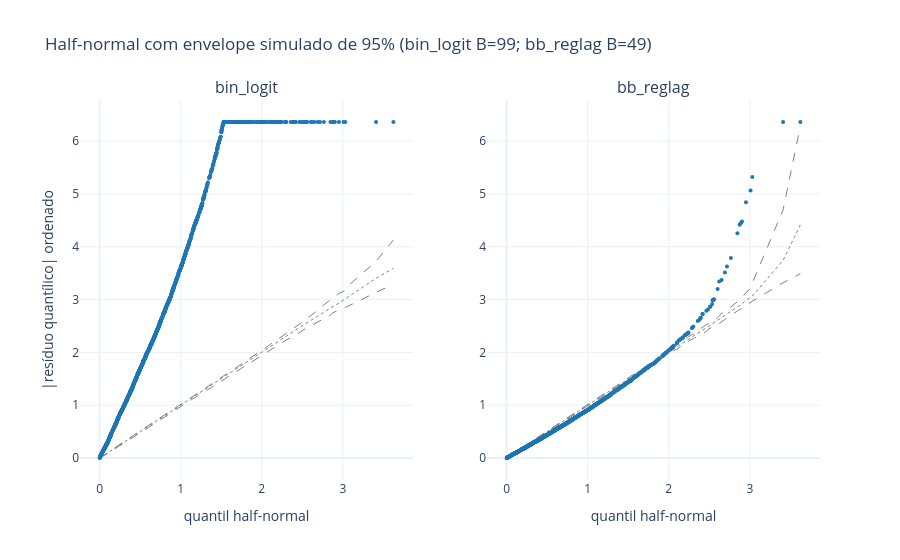

Write notebook code for a chart like this one.
### Markdown cell above
### Passo 2 - Half-normal com envelope simulado

Gráfico de |resíduo| ordenado contra quantis half-normal, com banda de 95% obtida por **bootstrap paramétrico**: simulamos a resposta sob o modelo ajustado, reajustamos o modelo inteiro, recalculamos os resíduos e tomamos os quantis 2,5% e 97,5% ponto a ponto (Atkinson, 1985; Moral et al., 2017). O envelope por reajuste leva em conta que os parâmetros foram estimados dos mesmos dados.

**Decisão de custo:** `bin_logit` usa B = 99 (cada reajuste leva ~0,04 s). `bb_reglag` usa **B = 49**, porque cada reajuste beta-binomial leva ~4 s; com 49 simulações os extremos da banda são o 2º menor e o 2º maior valor simulados (nível nominal ~96%) e a banda é mais ruidosa. Pontos fora da banda são contados ponto a ponto, então uma fração de alguns por cento fora já é esperada mesmo com o modelo certo.

Os resíduos beta-binomiais usam uma quadratura da FDA (`G.residuos_quantilicos_rapido`): a `scipy.stats.betabinom.cdf` leva ~9 s por chamada, o que tornaria cada reajuste do envelope três vezes mais lento. A conferência no passo 1 mostra que 99% dos resíduos diferem menos de 0,04 da versão exata; as diferenças maiores ficam nas caudas extremas (|r| > 4), onde um erro de 1e-4 na FDA se amplifica em Φ⁻¹, e não alteram nenhuma conclusão.

### Code cell
# os resíduos de cada reajuste usam o y simulado daquele reajuste (estado['y'])
def env_modelo(nome, B, seed):
    c = E.CANDIDATOS[nome]; col_y = mapa["y"]; estado = {"y": y}
    def ajustar_fn(ys=None):
        estado["y"] = y if ys is None else ys
        return c.ajustar(df if ys is None else df.assign(**{col_y: ys}), mapa)
    def residuos_fn(res):
        return G.residuos_quantilicos_rapido(estado["y"], n, c.prever(res, df, mapa),
                                      theta=res.extra.get("theta") if c.familia == "betabin" else None, rng=0)
    def simular_fn(res, rng):
        pi_ = c.prever(res, df, mapa)
        if c.familia == "betabin":
            th = res.extra["theta"]; pi_ = rng.beta(pi_ * th, (1 - pi_) * th)
        return rng.binomial(n.astype(int), pi_).astype(float)
    return M.envelope_meio_normal(residuos_fn, simular_fn, ajustar_fn, B=B, rng=seed)

ENV, lin = {}, []
for nome, B in [("bin_logit", 99), ("bb_reglag", 49)]:
    t0 = time.time(); ENV[nome] = env_modelo(nome, B, 2026); e = ENV[nome]
    fora = (e["observado"] > e["superior"]) | (e["observado"] < e["inferior"])
    acima = e["observado"] > e["superior"]
    lin.append({"modelo": nome, "B": B, "pct_fora": 100 * fora.mean(), "pct_acima": 100 * acima.mean(), "pct_abaixo": 100 * (e["observado"] < e["inferior"]).mean(),
                "maior_razao_obs_sup": float((e["observado"] / e["superior"]).max()), "segundos": time.time() - t0})
    pd.DataFrame({k: e[k] for k in ["teorico", "observado", "inferior", "mediana", "superior"]}).to_csv(TAB / f"diag_envelope_{nome}.csv", index=False)
env_res = pd.DataFrame(lin)
# o tempo de execução varia a cada rodada: fica na saída, não na tabela versionada
env_res.drop(columns="segundos").to_csv(TAB / "diag_envelope_resumo.csv", index=False)
print(env_res.round(3).to_string())
fig = G.meio_normal(ENV, "Half-normal com envelope simulado de 95% (bin_logit B=99; bb_reglag B=49)")
G.salvar(fig, FIG / "diag_meio_normal.html"); fig.show()

### Figure 1 — Plotly figure (JSON) as saved in the notebook; plotly's stock layout.template omitted (floating-point values rounded to 4 significant figures; data arrays with more than 128 entries replaced by an {"elided": "..."} marker saying what was removed)
{"data": [{"line": {"color": "gray", "dash": "dash", "width": 1}, "mode": "lines", "showlegend": false, "type": "scatter", "x": {"elided": "1200 float values"}, "xaxis": "x", "y": {"elided": "1200 float values"}, "yaxis": "y"}, {"line": {"color": "gray", "dash": "dash", "width": 1}, "mode": "lines", "showlegend": false, "type": "scatter", "x": {"elided": "1200 float values"}, "xaxis": "x", "y": {"elided": "1200 float values"}, "yaxis": "y"}, {"line": {"color": "gray", "dash": "dot", "width": 1}, "mode": "lines", "showlegend": false, "type": "scatter", "x": {"elided": "1200 float values"}, "xaxis": "x", "y": {"elided": "1200 float values"}, "yaxis": "y"}, {"marker": {"color": "#1f77b4", "size": 4}, "mode": "markers", "showlegend": false, "type": "scatter", "x": {"elided": "1200 float values"}, "xaxis": "x", "y": {"elided": "1200 float values"}, "yaxis": "y"}, {"line": {"color": "gray", "dash": "dash", "width": 1}, "mode": "lines", "showlegend": false, "type": "scatter", "x": {"elided": "1200 float values"}, "xaxis": "x2", "y": {"elided": "1200 float values"}, "yaxis": "y2"}, {"line": {"color": "gray", "dash": "dash", "width": 1}, "mode": "lines", "showlegend": false, "type": "scatter", "x": {"elided": "1200 float values"}, "xaxis": "x2", "y": {"elided": "1200 float values"}, "yaxis": "y2"}, {"line": {"color": "gray", "dash": "dot", "width": 1}, "mode": "lines", "showlegend": false, "type": "scatter", "x": {"elided": "1200 float values"}, "xaxis": "x2", "y": {"elided": "1200 float values"}, "yaxis": "y2"}, {"marker": {"color": "#1f77b4", "size": 4}, "mode": "markers", "showlegend": false, "type": "scatter", "x": {"elided": "1200 float values"}, "xaxis": "x2", "y": {"elided": "1200 float values"}, "yaxis": "y2"}], "layout": {"annotations": [{"font": {"size": 16}, "showarrow": false, "text": "bin_logit", "x": 0.225, "xanchor": "center", "xref": "paper", "y": 1.0, "yanchor": "bottom", "yref": "paper"}, {"font": {"size": 16}, "showarrow": false, "text": "bb_reglag", "x": 0.775, "xanchor": "center", "xref": "paper", "y": 1.0, "yanchor": "bottom", "yref": "paper"}], "title": {"text": "Half-normal com envelope simulado de 95% (bin_logit B=99; bb_reglag B=49)"}, "xaxis": {"anchor": "y", "domain": [0.0, 0.45], "title": {"text": "quantil half-normal"}}, "xaxis2": {"anchor": "y2", "domain": [0.55, 1.0], "title": {"text": "quantil half-normal"}}, "yaxis": {"anchor": "x", "domain": [0.0, 1.0], "title": {"text": "|resíduo quantílico| ordenado"}}, "yaxis2": {"anchor": "x2", "domain": [0.0, 1.0]}}}
